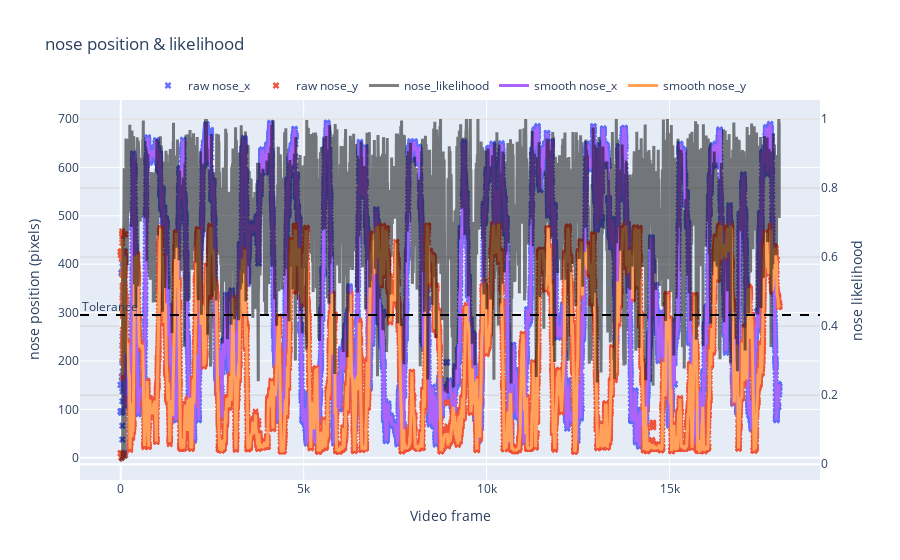

Write notebook code for a chart like this one.
### Markdown cell above
---
#### 6. Now that we have our file, lets test our processing parameters in an example video

### Code cell
df_smooth = rst.filter_and_smooth_df(params, df_raw)

rst.plot_raw_vs_smooth(params, df_raw, df_smooth, bodypart='nose')

### Figure 1 — Plotly figure (JSON) as saved in the notebook; plotly's stock layout.template omitted (floating-point values rounded to 4 significant figures; data arrays with more than 128 entries replaced by an {"elided": "..."} marker saying what was removed)
{"data": [{"marker": {"size": 6, "symbol": "x"}, "mode": "markers", "name": "raw nose_x", "type": "scatter", "x": {"elided": "18000 int values"}, "y": {"elided": "18000 float values"}}, {"marker": {"size": 6, "symbol": "x"}, "mode": "markers", "name": "raw nose_y", "type": "scatter", "x": {"elided": "18000 int values"}, "y": {"elided": "18000 float values"}}, {"line": {"color": "black", "width": 3}, "name": "nose_likelihood", "opacity": 0.5, "type": "scatter", "x": {"elided": "18000 int values"}, "y": {"elided": "18000 float values"}, "yaxis": "y2"}, {"line": {"width": 3}, "name": "smooth nose_x", "type": "scatter", "x": {"elided": "18000 int values"}, "y": {"elided": "18000 float values"}}, {"line": {"width": 3}, "name": "smooth nose_y", "type": "scatter", "x": {"elided": "18000 int values"}, "y": {"elided": "18000 float values"}}], "layout": {"annotations": [{"showarrow": false, "text": "Tolerance", "x": 0, "xanchor": "left", "xref": "paper", "y": 0.4571, "yref": "y2"}], "legend": {"orientation": "h", "x": 0.5, "xanchor": "center", "y": 1, "yanchor": "bottom"}, "shapes": [{"line": {"color": "black", "dash": "dash"}, "type": "line", "x0": 0, "x1": 1, "xref": "paper", "y0": 0.4321, "y1": 0.4321, "yref": "y2"}], "title": {"text": "nose position & likelihood"}, "xaxis": {"title": {"text": "Video frame"}}, "yaxis": {"title": {"text": "nose position (pixels)"}}, "yaxis2": {"gridcolor": "lightgray", "overlaying": "y", "side": "right", "title": {"text": "nose likelihood"}}}}
